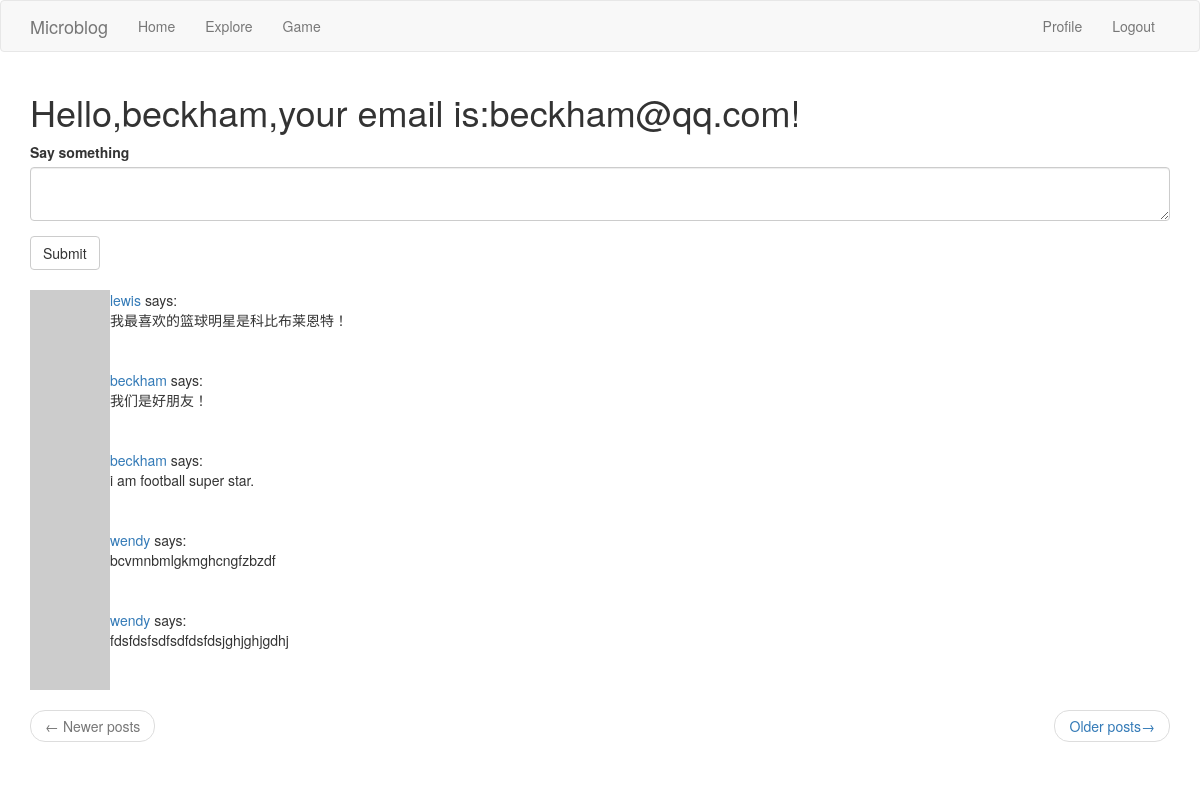
The page /index (signed in) on the database its author committed.
### app/models.py (models this page shows, shortened)
class User(UserMixin,db.Model):
    id = db.Column(db.Integer, primary_key=True)
    username = db.Column(db.String(64), index=True,unique=True)
    email = db.Column(db.String(120), index=True,unique=True)
    password_hash = db.Column(db.String(128))
    posts = db.relationship('Post',backref='author',lazy='dynamic')
    about_me = db.Column(db.String(140))
    last_seen = db.Column(db.DateTime,default=datetime.utcnow)
    followed = db.relationship(
        'User',
        secondary = followers,
        primaryjoin = (followers.c.follower_id==id),
        secondaryjoin = (followers.c.followed_id==id),
        backref = db.backref('followers',lazy='dynamic'),
        lazy='dynamic'
        )
    def avatar(self,size):
        digest = md5(self.email.lower().encode('utf-8')).hexdigest()
        return 'https://www.gravatar.com/avatar/{}?d=identicon&s={}'.format(digest,size)
    def followed_posts(self):
        followed_posts =  Post.query.join(
            followers,(followers.c.followed_id==Post.user_id)).filter(
                    followers.c.follower_id==self.id)
        own = Post.query.filter_by(user_id = self.id)
        return followed_posts.union(own).order_by(Post.timestamp.desc())

class Post(db.Model):
    id = db.Column(db.Integer,primary_key=True)
    body = db.Column(db.String(140))
    timestamp = db.Column(db.DateTime,index=True,default=datetime.utcnow)
    user_id = db.Column(db.Integer,db.ForeignKey('user.id'))

### app/routes.py (the view)
@app.route('/',methods=['GET','POST'])
@app.route('/index',methods=['GET','POST'])
@login_required
def index():
    form = PostForm()
    if form.validate_on_submit():
        post = Post(body=form.post.data,author=current_user)
        db.session.add(post)
        db.session.commit()
        flash('Your post is now live!')
        return redirect(url_for('index'))
    page = request.args.get('page',1,type=int)
    posts = current_user.followed_posts().paginate(page,app.config['POSTS_PER_PAGE'],False)
    next_url = url_for('index',page=posts.next_num) if posts.has_next else None
    prev_url = url_for('index',page=posts.prev_num) if posts.has_prev else None
    return render_template('index.html',title='Home Page',form=form,posts=posts.items,next_url=next_url,prev_url=prev_url)

### app/forms.py
class PostForm(FlaskForm):
    post = TextAreaField('Say something',validators=[DataRequired(),Length(min=1,max=140)])
    submit = SubmitField('Submit')

### app/models.py (called while the page is built)
@login.user_loader
def load_user(id):
    return User.query.get(int(id))

### app/routes.py (called while the page is built)
@app.before_request
def before_request():
    if current_user.is_authenticated:
        current_user.last_seen = datetime.utcnow()
        db.session.commit()

### app/templates/index.html
{% extends "base.html"%}
{% import 'bootstrap/wtf.html' as wtf %}
{% block app_content %}
	<h1>Hello,{{current_user.username}},your email is:{{current_user.email}}!</h1>
	{% if form %}
        {{ wtf.quick_form(form) }}
	<br>
	{% endif %}
	{% for post in posts %}
		{% include '_post.html' %}
	{% endfor %}
	<nav aria-label="...">
		<ul class="pager">
			<li class="previous{% if not prev_url %} disabled{% endif %}">
				<a href="{{ prev_url or '#' }}">
					<span aria-hidden="true">&larr;</span> Newer posts
				</a>
			</li>
			<li class="next{% if not next_url %} disabled{% endif %}">
				<a href="{{ next_url or '#' }}">
					Older posts<span aria-hidden="true">&rarr;</span>
				</a>
			</li>
		</ul>
	</nav>
{% endblock %}

### app/templates/base.html (shortened to what this page needs)
{% extends "bootstrap/base.html" %}
{% block navbar %}
	<nav class="navbar navbar-default">
		<div class="container">
			<div class="navbar-header">
				<a class="navbar-brand" href="{{ url_for('index') }}">Microblog</a>
			</div>
			<div class="collapse navbar-collapse" id="bs-example-navbar-collapse-1">
				<ul class="nav navbar-nav">
					<li><a href="{{ url_for('index') }}">Home</a>
					<li><a href="{{ url_for('explore') }}">Explore</a>
					<li><a href="{{ url_for('login') }}">Game</a>
				</ul>
				<u1 class="nav navbar-nav navbar-right">
					{% if current_user.is_anonymous %}
						<li><a href="{{ url_for('login') }}">Login</a></li>
					{% else %}
						<li><a href="{{ url_for('user',username=current_user.username) }}">Profile</a></li>
						<li><a href="{{ url_for('logout') }}">Logout</a></li>
					{% endif %}
			</div>
		</div>
	</nav>
{% endblock %}
{% block content %}
	<div class="container">
            	{% block app_content %}
	    	{% endblock %}
	</div>
{% endblock %}

### app/templates/_post.html
<table>
	<tr valign="top">
		<td><img src="{{ post.author.avatar(36) }}"></td>
		<td>
			<a href="{{ url_for('user',username=post.author.username) }}">{{ post.author.username }}</a> says: <br>{{ post.body }}
		</td>
        </tr>
</table>

### rows shown on the page
User: username "beckham", email "beckham@qq.com"
Post: author.username "lewis", body "我最喜欢的篮球明星是科比布莱恩特！"
Post: author.username "beckham", body "我们是好朋友！"
Post: author.username "beckham", body "i am football super star."
Post: author.username "wendy", body "bcvmnbmlgkmghcngfzbzdf"
Post: author.username "wendy", body "fdsfdsfsdfsdfdsfdsjghjghjgdhj"
